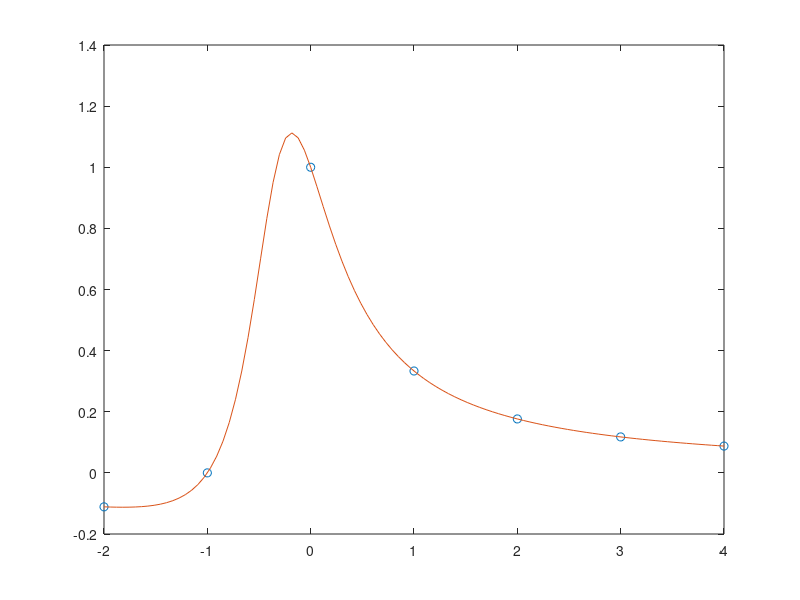

This figure's MATLAB source: (Note: this script raises an error after producing the figure.)
# Exercise 1)

xi = -2:4;
fi = (xi+1)./(3*xi.^2+2*xi+1);

plot(xi,fi,'o');

x = linspace(-2,4);
f = (x+1)./(3*x.^2+2*x+1);

hold on

plot(x,f);

d = div_diff(xi,fi);

plot(x,newton_interpolation(d,xi,x));

dfi = (-3*xi.^2-6*xi-1)./((3*xi.^2+2*xi+1).^2);
[zi,d2] = div_diff2(xi,fi,dfi);

plot(x,newton_interpolation(d2,zi,x));

s = spline(xi,fi,x);

plot(x,s);

clf

# Exercise 2)
xi = [-1,-1/2,0,1/2,1,3/2];
fi = xi.*sin(pi*xi);

x = linspace(-1,3/2);
s = spline(xi,fi,x);

plot(x,s,xi,fi,'o');
hold on

sc = spline(xi,[pi, fi, -1],x);
plot(x, sc)

p = pchip(xi,fi,x)
plot(x,p)
plot(x,f)

clf

# Exercise 3)
xi = [0.5,1.5,2,3,3.5,4.5,5,6,7,8];
fi = [5,5.8,5.8,6.8,6.9,7.6,7.8,8.2,9.2,9.9];
scatter(xi,fi);
p = polyfit(xi,fi,1);
hold on

plot([0.5, 8],polyval(p,[0.5,8]));

display("Norm");
norm(fi-polyval(p,xi))

display("Polyval");
polyval(p, 4)

clf

# Exercise 4)




